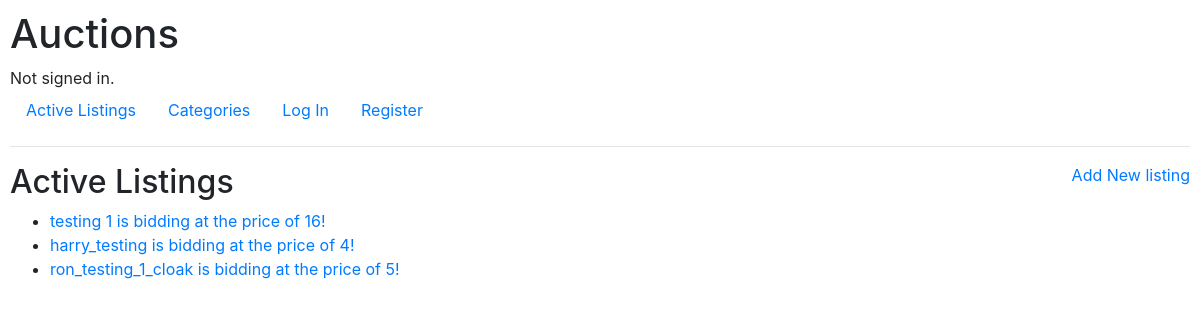
Before: / with the older database file.
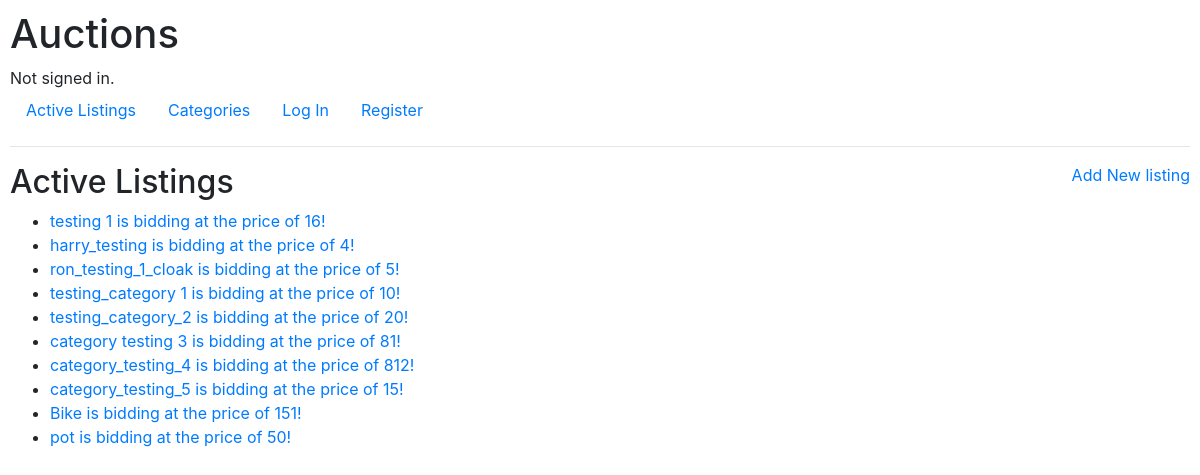
After: the same page with the newer database file.
### auctions/models.py (models this page shows)
class Auction_Listing(models.Model):
    title = models.CharField(max_length=64)
    description = models.TextField()
    listing_image_link = models.URLField(blank=True, null=True)
    category = models.CharField(blank=True, null=True, max_length=64)
    bid_price= models.IntegerField()
    owner = models.ForeignKey(User, related_name='owner_listings', on_delete=models.CASCADE)
    winner = models.ForeignKey(User, related_name='winner_listings', on_delete=models.CASCADE, blank=True, null=True)
    def __str__(self):
        return f"{self.title} is bidding at the price of {self.bid_price}!"

### auctions/views.py (the view)
# urls.py: path("", views.index, name="index"),
def index(request):
    return render(request, "auctions/index.html",{
        "listings":Auction_Listing.objects.all()
    })

### auctions/templates/auctions/index.html
{% extends "auctions/layout.html" %}
{% block body %}
<div style="display: flex; flex-direction: row; justify-content: space-between">
    <h2>Active Listings</h2>
    <a href = "{% url 'new_listing' %}">Add New listing</a>
</div>
<ul>
{% for listing in listings%}
<li><a href="{% url 'show_listing' listing.id %}">{{listing}}</a></li>
{% empty %}
<li>No listing</li>
{%endfor%}
</ul>
{% endblock %}

### auctions/templates/auctions/layout.html (shortened to what this page needs)
{% load static %}
<!DOCTYPE html>
<html lang="en">
    <head>
        <link rel="stylesheet" href="https://stackpath.bootstrapcdn.com/bootstrap/4.4.1/css/bootstrap.min.css">
        <link href="{% static 'auctions/styles.css' %}" rel="stylesheet">
    </head>
    <body>
        <h1>Auctions</h1>
        <div>
            {% if user.is_authenticated %}
                Signed in as <strong>{{ user.username }}</strong>.
            {% else %}
                Not signed in.
            {% endif %}
        </div>
        <ul class="nav">
            <li class="nav-item">
                <a class="nav-link" href="{% url 'index' %}">Active Listings</a>
            </li>
            <li class="nav-item">
                <a class="nav-link" href="{% url 'category' %}">Categories</a>
            </li>
            {% if user.is_authenticated %}
                <li class="nav-item">
                    <a class="nav-link" href="{% url 'my_fav' %}">My Favorite</a>
                </li>
                <li class="nav-item">
                    <a class="nav-link" href="{% url 'logout' %}">Log Out</a>
                </li>
            {% else %}
                <li class="nav-item">
                    <a class="nav-link" href="{% url 'login' %}">Log In</a>
                </li>
                <li class="nav-item">
                    <a class="nav-link" href="{% url 'register' %}">Register</a>
                </li>
            {% endif %}
        </ul>
        <hr>
        {% block body %}
        {% endblock %}
    </body>
</html>

### auctions/static/auctions/styles.css (style rules this page uses)
body { padding: 10px; }

Changed rows visible on the page:
added Auction_Listing: title+bid_price "testing_category 1 is bidding at the price of 10!"
added Auction_Listing: title+bid_price "testing_category_2 is bidding at the price of 20!"
added Auction_Listing: title+bid_price "category testing 3 is bidding at the price of 81!"
added Auction_Listing: title+bid_price "category_testing_4 is bidding at the price of 812!"
added Auction_Listing: title+bid_price "category_testing_5 is bidding at the price of 15!"
added Auction_Listing: title+bid_price "Bike is bidding at the price of 151!"
added Auction_Listing: title+bid_price "pot is bidding at the price of 50!"
